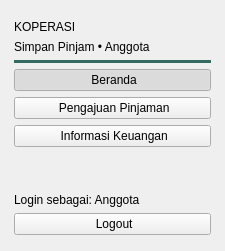
     <widget class="QFrame" name="frameSidebar">
      <property name="minimumSize">
       <size>
        <width>225</width>
        <height>0</height>
       </size>
      </property>
      <property name="maximumSize">
       <size>
        <width>225</width>
        <height>16777215</height>
       </size>
      </property>
      <property name="frameShape">
       <enum>QFrame::NoFrame</enum>
      </property>
      <layout class="QVBoxLayout" name="layoutSidebar">
       <property name="spacing">
        <number>6</number>
       </property>
       <property name="leftMargin">
        <number>14</number>
       </property>
       <property name="topMargin">
        <number>20</number>
       </property>
       <property name="rightMargin">
        <number>14</number>
       </property>
       <property name="bottomMargin">
        <number>16</number>
       </property>
       <item>
        <widget class="QLabel" name="lblAppTitle">
         <property name="text">
          <string>KOPERASI</string>
         </property>
        </widget>
       </item>
       <item>
        <widget class="QLabel" name="lblAppSubtitle">
         <property name="text">
          <string>Simpan Pinjam • Anggota</string>
         </property>
        </widget>
       </item>
       <item>
        <widget class="Line" name="lineSidebarTop">
         <property name="styleSheet">
          <string notr="true">background-color: #346B61; max-height: 1px; border: none; margin-top: 6px; margin-bottom: 8px;</string>
         </property>
         <property name="orientation">
          <enum>Qt::Horizontal</enum>
         </property>
        </widget>
       </item>
       <item>
        <widget class="QPushButton" name="btnNavDashboard">
         <property name="text">
          <string> Beranda</string>
         </property>
         <property name="icon">
          <iconset>
           <normaloff>icons/nav_dashboard.png</normaloff>icons/nav_dashboard.png</iconset>
         </property>
         <property name="iconSize">
          <size>
           <width>18</width>
           <height>18</height>
          </size>
         </property>
         <property name="checkable">
          <bool>true</bool>
         </property>
         <property name="checked">
          <bool>true</bool>
         </property>
         <property name="autoExclusive">
          <bool>true</bool>
         </property>
         <property name="navButton" stdset="0">
          <bool>true</bool>
         </property>
        </widget>
       </item>
       <item>
        <widget class="QPushButton" name="btnNavPengajuan">
         <property name="text">
          <string> Pengajuan Pinjaman</string>
         </property>
         <property name="icon">
          <iconset>
           <normaloff>icons/nav_loan.png</normaloff>icons/nav_loan.png</iconset>
         </property>
         <property name="iconSize">
          <size>
           <width>18</width>
           <height>18</height>
          </size>
         </property>
         <property name="checkable">
          <bool>true</bool>
         </property>
         <property name="autoExclusive">
          <bool>true</bool>
         </property>
         <property name="navButton" stdset="0">
          <bool>true</bool>
         </property>
        </widget>
       </item>
       <item>
        <widget class="QPushButton" name="btnNavKeuangan">
         <property name="text">
          <string> Informasi Keuangan</string>
         </property>
         <property name="icon">
          <iconset>
           <normaloff>icons/nav_wallet.png</normaloff>icons/nav_wallet.png</iconset>
         </property>
         <property name="iconSize">
          <size>
           <width>18</width>
           <height>18</height>
          </size>
         </property>
         <property name="checkable">
          <bool>true</bool>
         </property>
         <property name="autoExclusive">
          <bool>true</bool>
         </property>
         <property name="navButton" stdset="0">
          <bool>true</bool>
         </property>
        </widget>
       </item>
       <item>
        <spacer name="spacerSidebar">
         <property name="orientation">
          <enum>Qt::Vertical</enum>
         </property>
         <property name="sizeHint" stdset="0">
          <size>
           <width>20</width>
           <height>40</height>
          </size>
         </property>
        </spacer>
       </item>
       <item>
        <widget class="QLabel" name="lblUserInfo">
         <property name="text">
          <string>Login sebagai: Anggota</string>
         </property>
        </widget>
       </item>
       <item>
        <widget class="QPushButton" name="btnLogout">
         <property name="text">
          <string> Logout</string>
         </property>
         <property name="icon">
          <iconset>
           <normaloff>icons/nav_logout.png</normaloff>icons/nav_logout.png</iconset>
         </property>
         <property name="iconSize">
          <size>
           <width>18</width>
           <height>18</height>
          </size>
         </property>
        </widget>
       </item>
      </layout>
     </widget>
